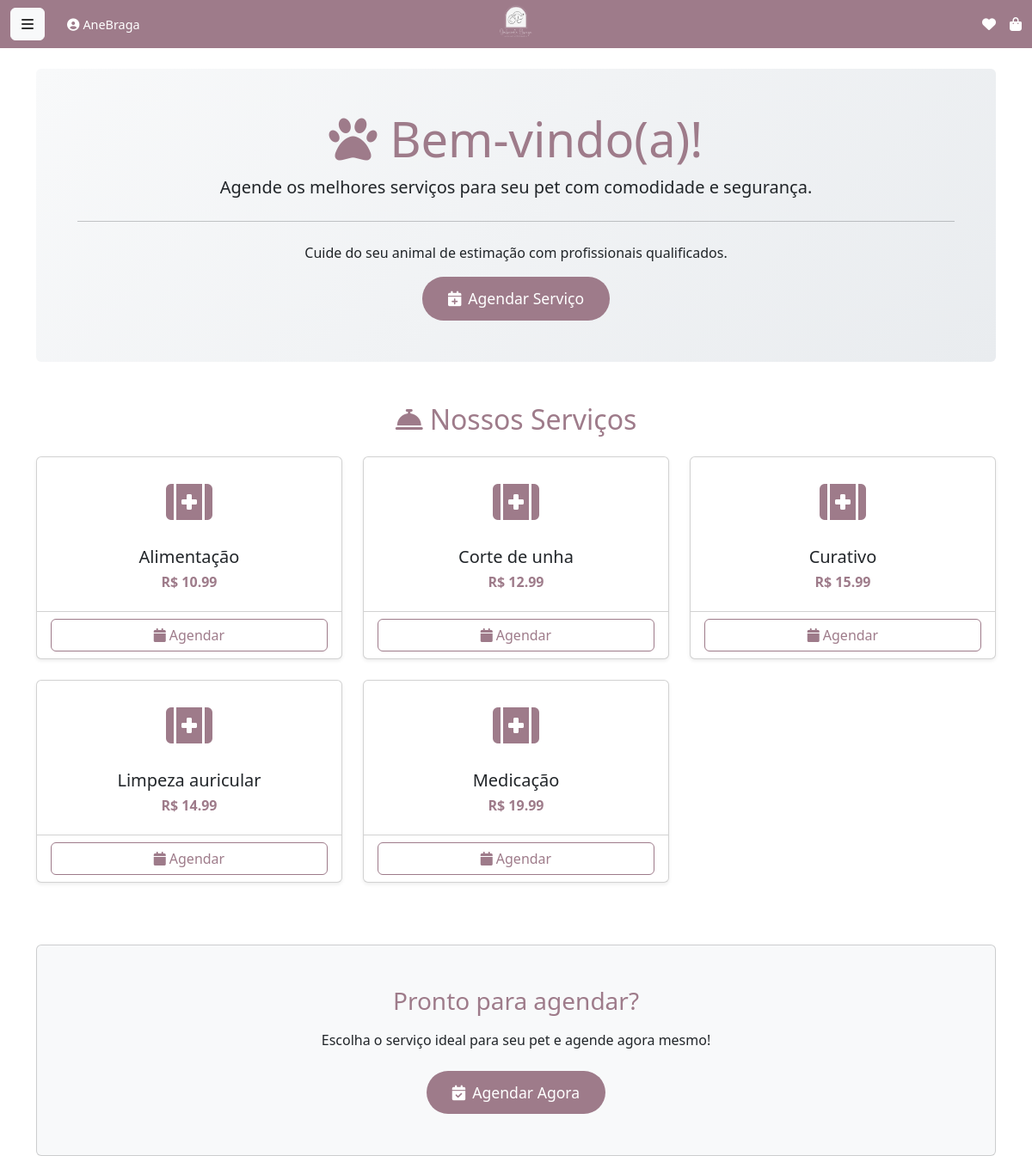
The app's page / (signed in) with its own data.
### agendamentos/models.py (models this page shows, shortened)
class Servico(models.Model):
    nome = models.CharField(max_length=100, verbose_name='Nome do Serviço')
    preco = models.DecimalField(
        max_digits=6,
        decimal_places=2,
        verbose_name='Preço',
        validators=[MinValueValidator(0)]
    )
    descricao = models.TextField(verbose_name='Descrição', blank=True)
    ativo = models.BooleanField(default=True, verbose_name='Ativo')
    class Meta:
        verbose_name = 'Serviço'
        verbose_name_plural = 'Serviços'
        ordering = ['nome']

### agendamentos/views.py (the view)
# urls.py: 2. Add a URL to urlpatterns:  path('', views.home, name='home')
def home(request):
    servicos = Servico.objects.filter(ativo=True)[:5]
    return render(request, 'agendamentos/home.html', {'servicos': servicos})

### agendamentos/templates/agendamentos/home.html (shortened to what this page needs)
{% extends 'agendamentos/base.html' %}
{% block content %}
<div class="container mt-4">
    <div class="row mb-5">
        <div class="col-12">
            <div class="jumbotron bg-light p-5 rounded text-center">
                <h1 class="display-4" style="color: #9E7B8A;">
                    <i class="fas fa-paw"></i> Bem-vindo(a)!
                </h1>
                <p class="lead">Agende os melhores serviços para seu pet com comodidade e segurança.</p>
                <hr class="my-4">
                <p>Cuide do seu animal de estimação com profissionais qualificados.</p>
                <a class="btn btn-custom btn-lg" href="{% url 'agendar_servico' %}" role="button">
                    <i class="fas fa-calendar-plus me-2"></i>Agendar Serviço
                </a>
            </div>
        </div>
    </div>
    <div class="row mb-5">
        <div class="col-12">
            <h2 class="text-center mb-4" style="color: #9E7B8A;">
                <i class="fas fa-concierge-bell me-2"></i>Nossos Serviços
            </h2>
        </div>
        {% for servico in servicos %}
        <div class="col-md-4 mb-4">
            <div class="card h-100 shadow-sm">
                <div class="card-body text-center">
                    <div class="service-icon mb-3" style="font-size: 3rem;">
                        <i class="fas fa-first-aid"></i>
                    </div>
                    <h5 class="card-title">{{ servico.nome }}</h5>
                    <h6 class="text-custom">R$ {{ servico.preco }}</h6>
                </div>
                <div class="card-footer bg-transparent">
                    <a href="{% url 'agendar_servico' %}" class="btn btn-outline-custom w-100">
                        <i class="fas fa-calendar me-1"></i>Agendar
                    </a>
                </div>
            </div>
        </div>
        {% endfor %}
    </div>
    <div class="row">
        <div class="col-12">
            <div class="card bg-light">
                <div class="card-body text-center p-5">
                    <h3 class="card-title mb-3" style="color: #9E7B8A;">Pronto para agendar?</h3>
                    <p class="card-text mb-4">Escolha o serviço ideal para seu pet e agende agora mesmo!</p>
                    <div class="d-flex justify-content-center gap-3">
                        <a href="{% url 'agendar_servico' %}" class="btn btn-custom btn-lg">
                            <i class="fas fa-calendar-check me-2"></i>Agendar Agora
                        </a>
                    </div>
                </div>
            </div>
        </div>
    </div>
</div>
{% endblock %}

### agendamentos/templates/agendamentos/base.html (shortened to what this page needs)
{% load static %}
<!DOCTYPE html>
<html lang="pt">
<head>
    <link href="https://cdn.jsdelivr.net/npm/bootstrap@5.3.3/dist/css/bootstrap.min.css" rel="stylesheet">
    <link rel="stylesheet" href="https://cdnjs.cloudflare.com/ajax/libs/font-awesome/6.5.2/css/all.min.css">
</head>
<body>
    <nav class="navbar navbar-light">
        <div class="container-fluid">
            <ul class="navbar-nav me-auto flex-row align-items-center">
                <li class="nav-item me-3">
                    <button class="btn btn-light" type="button" data-bs-toggle="offcanvas" data-bs-target="#offcanvasNavbar" aria-controls="offcanvasNavbar">
                        <i class="fas fa-bars"></i>
                    </button>
                </li>
                {% if user.is_authenticated %}
                    <li class="nav-item">
                        <span class="user-name">
                            <i class="fas fa-user-circle me-1"></i>{{ user.username }}
                        </span>
                    </li>
                {% else %}
                    <li class="nav-item">
                        <a class="nav-link" href="#" data-bs-toggle="offcanvas" data-bs-target="#offcanvasNavbar">
                            <i class="fas fa-user-circle"></i>
                        </a>
                    </li>
                {% endif %}
            </ul>
            <a class="navbar-brand" href="{% url 'home' %}">
                <img src="{% static 'images/minha_logo.png' %}" alt="Logo" class="logo">
            </a>
            <ul class="navbar-nav ms-auto flex-row align-items-center">
                <li class="nav-item me-3">
                    <a class="nav-link" href="#">
                        <i class="fas fa-heart"></i>
                    </a>
                </li>
                <li class="nav-item">
                    <a class="nav-link" href="#">
                        <i class="fas fa-shopping-bag"></i>
                    </a>
                </li>
            </ul>
        </div>
    </nav>
    <main>
        {% block content %}
        {% endblock %}
    </main>
</body>
</html>

### agendamentos/templates/agendamentos/base.html (style rules this page uses)
.logo { height: 50px; width: auto; }
.navbar-brand { position: absolute; left: 50%; transform: translateX(-50%); }
.navbar { background-color: #9E7B8A !important; }
.navbar .nav-link, .navbar .navbar-brand { color: #FFFFFF; }
.btn-light .fa-bars { color: #333333; }
.service-icon { color: #9E7B8A; }
.btn-custom { background-color: #9E7B8A; color: white; border: none; border-radius: 25px; padding: 12px 30px; font-size: 1.1rem; font-weight: 500; }
.user-name { color: white; margin: 0 10px; font-size: 0.9rem; }

### agendamentos/templates/agendamentos/home.html (style rules this page uses)
.service-icon { color: #9E7B8A; }
.text-custom { color: #9E7B8A; font-weight: bold; }
.btn-outline-custom { color: #9E7B8A; border-color: #9E7B8A; }
.jumbotron { background: linear-gradient(135deg, #f8f9fa 0%, #e9ecef 100%); }

### records on screen
Servico: nome "Alimentação", preco "10.99"
Servico: nome "Corte de unha", preco "12.99"
Servico: nome "Curativo", preco "15.99"
Servico: nome "Limpeza auricular", preco "14.99"
Servico: nome "Medicação", preco "19.99"

### other values on screen
{{ user.username }} "AneBraga"
